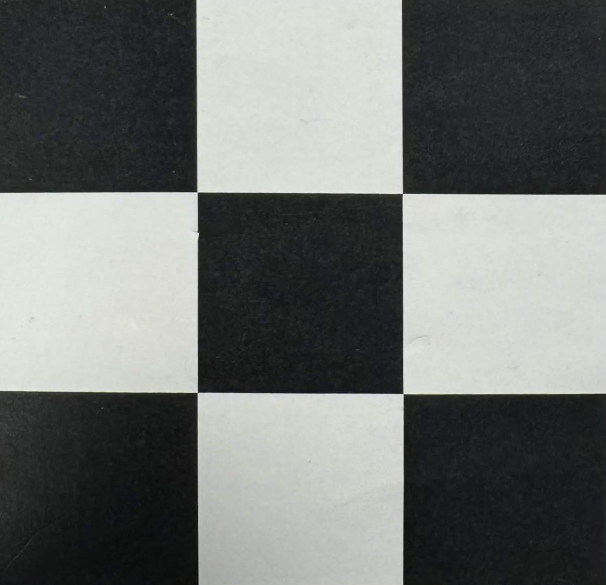
#> input picture IA/myELE610/pictures/checkboard_new.jpg, 1212 x 1170 px (shown at 1/2 size)
$ python houghLinesDemo.py
#> lines starting #> are read from the running program, lines starting #| are printed output that depends on the picture
import math

import cv2
import numpy as np
from matplotlib import pyplot as plt
img = cv2.imread('pictures/checkboard_new.jpg', cv2.IMREAD_GRAYSCALE)
#> img: shape (1170, 1212); min 9, max 251, mean 114

# If image is null
if img is None:
    raise ValueError('Cannot read the image')

blurred  = cv2.GaussianBlur(img, (5,5), 0)
edges = cv2.Canny(blurred,100,200)
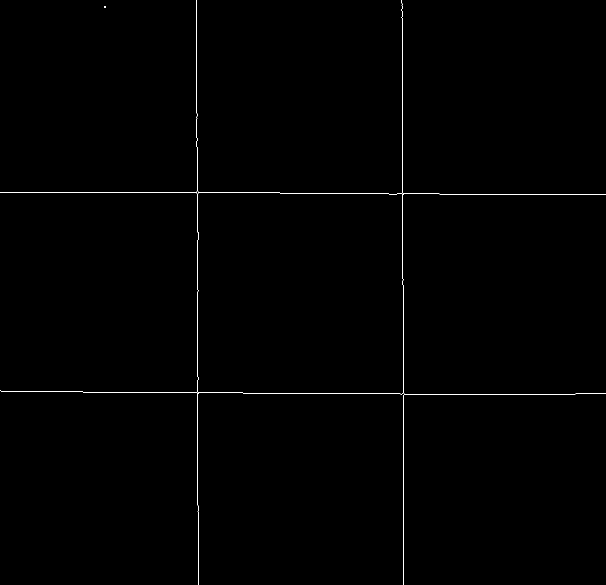
#> edges: shape (1170, 1212) (shown at 1/2 size); 0.34% white in thin lines or dots

lines = cv2.HoughLines(blurred, 1, np.pi/180, 150, None, 0, 0)
cdst = cv2.cvtColor(img, cv2.COLOR_GRAY2BGR)
# draw lines
if lines is not None:
    for i in range(0,len(lines)):
        rho =  lines[i][0][0]
        theta = lines[i][0][1]
        a = math.cos(theta)
        b = math.sin(theta)
        x0 = a*rho
        y0 = b*rho

        pt1 = int(x0 + 3000*(-b)), int(y0 + 3000*(a))
        pt2 = int(x0 - 3000*(-b)), int(y0 - 3000*(a))

        cv2.line(cdst,pt1,pt2,(0,0,255),3, cv2.LINE_AA)
#> this loop made 11958 passes
#> (rho, theta, a, x0, y0, pt1, pt2) on passes 1 to 3: (827, 0.785, 0.707, 584.8, 584.8, (-1536, 2706), (2706, -1536)), (829, 0.785, 0.707, 586.2, 586.2, (-1535, 2707), (2707, -1535)), (832, 0.785, 0.707, 588.3, 588.3, (-1533, 2709), (2709, -1533))
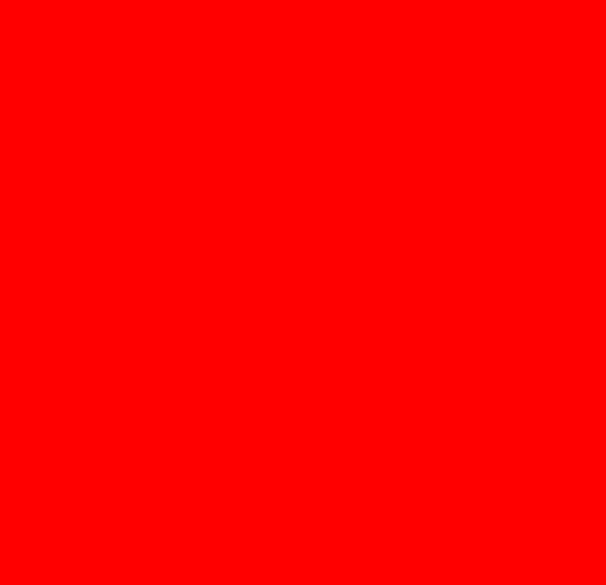
#> cdst: shape (1170, 1212, 3) (shown at 1/2 size); mean B, G, R 0, 0, 255

cv2.imshow("With red lines", cdst)
cv2.waitKey(0)
cv2.destroyAllWindows()

$ run again, with IA/myELE610/pictures/checkboard.jpg copied over IA/myELE610/pictures/checkboard_new.jpg
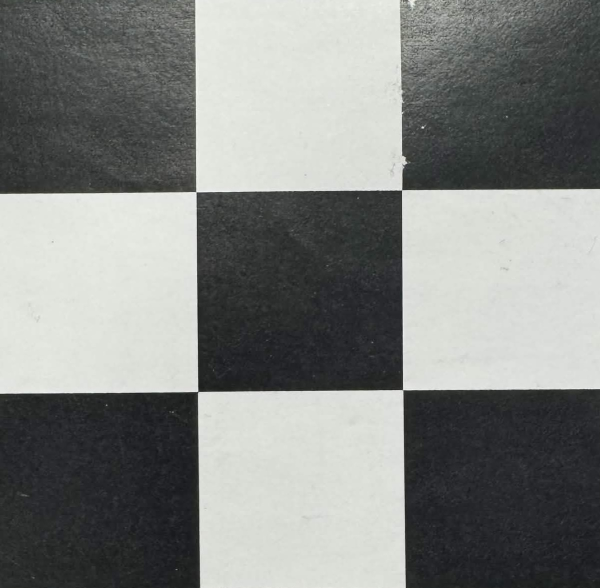
#> input picture IA/myELE610/pictures/checkboard.jpg, 1200 x 1176 px (shown at 1/2 size)
#> `edges = cv2.Canny(blurred,100,200)`:
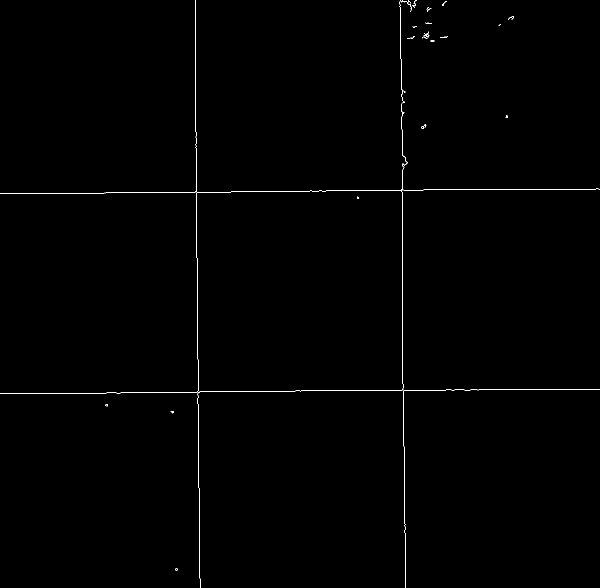
#> edges: shape (1176, 1200) (shown at 1/2 size); 0.37% white in thin lines or dots
#> the loop `for i in range(0,len(lines)):` made 11954 passes
#> (rho, theta, a, x0, y0, pt1, pt2) on passes 1 to 3: (832, 0.785, 0.707, 588.3, 588.3, (-1533, 2709), (2709, -1533)), (834, 0.785, 0.707, 589.7, 589.7, (-1531, 2711), (2711, -1531)), (837, 0.785, 0.707, 591.8, 591.8, (-1529, 2713), (2713, -1529))
